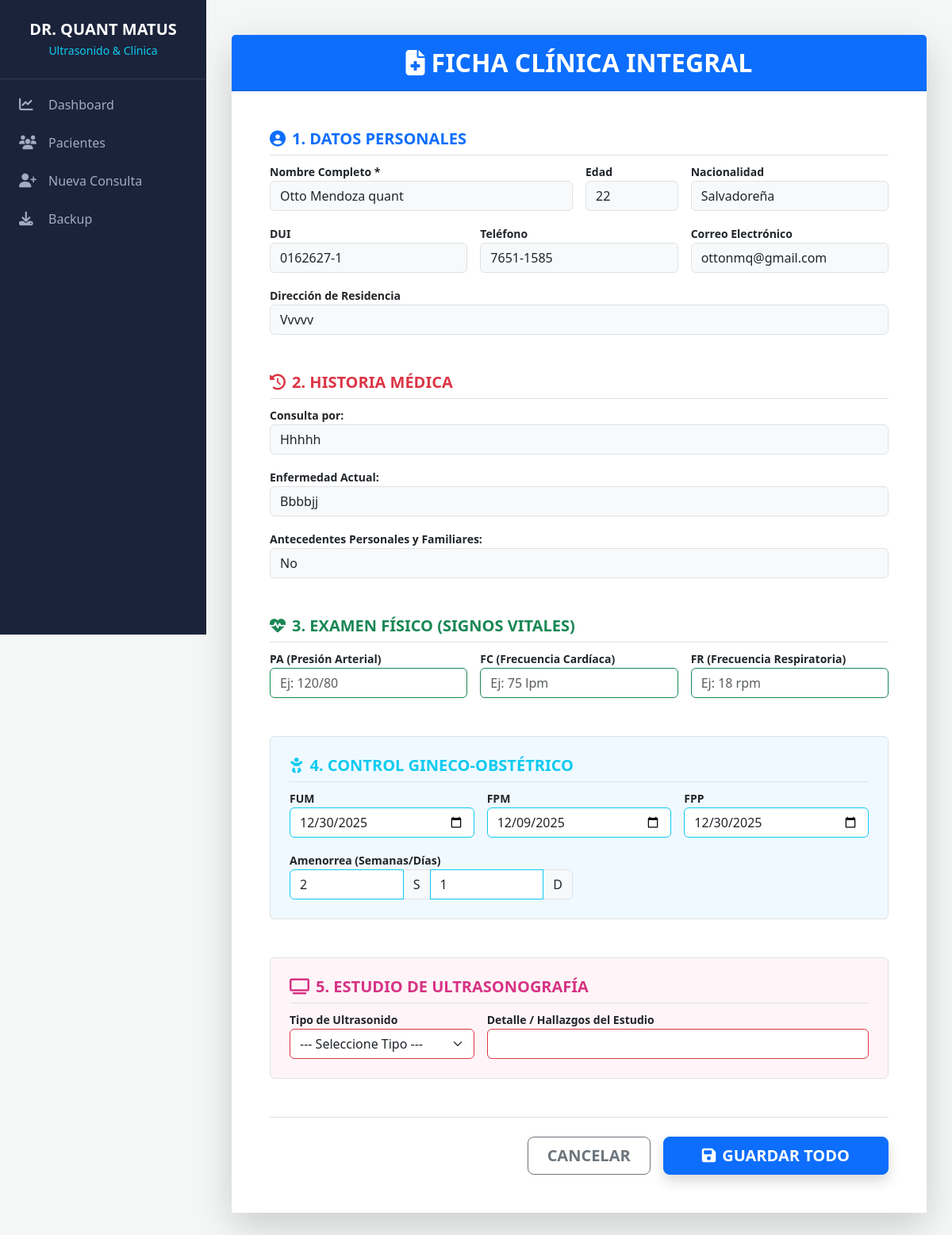
Screenshot of /editar/1/ with the database file from the repository.
### consultorio/models.py (models this page shows, shortened)
class Paciente(models.Model):
    nombre = models.CharField(max_length=200)
    edad = models.IntegerField(null=True, blank=True)
    nacionalidad = models.CharField(max_length=100, default='Salvadoreña')
    dui = models.CharField(max_length=20, null=True, blank=True)
    telefono = models.CharField(max_length=20, null=True, blank=True)
    correo = models.EmailField(null=True, blank=True)
    direccion = models.CharField(max_length=255, null=True, blank=True)
    consulta_por = models.CharField(max_length=255, null=True, blank=True)
    enfermedad_actual = models.CharField(max_length=255, null=True, blank=True)
    antecedentes_personales_familiares = models.CharField(max_length=255, null=True, blank=True)
    pa = models.CharField(max_length=20, null=True, blank=True)
    fc = models.CharField(max_length=20, null=True, blank=True)
    fr = models.CharField(max_length=20, null=True, blank=True)
    fum = models.DateField(null=True, blank=True)
    fpm = models.DateField(null=True, blank=True)
    fpp = models.DateField(null=True, blank=True)
    amenorrea_semanas = models.IntegerField(default=0)
    amenorrea_dias = models.IntegerField(default=0)
    OPCIONES_ULTRA = [
        ('Obstétrico', 'Obstétrico'),
        ('Pélvico', 'Pélvico'),
        ('Abdominal', 'Abdominal'),
        ('Transvaginal', 'Transvaginal'),
        ('Renal', 'Renal'),
        ('Mama', 'Mama'),
        ('Prostático', 'Prostático'),
    ]
    tipo_ultrasonido = models.CharField(max_length=50, choices=OPCIONES_ULTRA, null=True, blank=True)
    detalle_ultrasonido = models.CharField(max_length=255, null=True, blank=True) # Para hallazgos cortos

### consultorio/views.py (the view, shortened to what this page needs)
# urls.py: path('editar/<int:pk>/', views.form_paciente, name='editar_paciente'),
def form_paciente(request, pk=None):
    p = get_object_or_404(Paciente, pk=pk) if pk else None
    return render(request, 'form_pacientes.html', {'p': p})

### consultorio/templates/form_pacientes.html (shortened to what this page needs)
{% extends 'base.html' %}
{% block content %}
<div class="container py-4">
    <div class="card shadow-lg border-0" style="border-radius: 15px;">
        <div class="card-header bg-primary text-white text-center py-3">
            <h2 class="fw-bold mb-0"><i class="fas fa-file-medical me-2"></i>FICHA CLÍNICA INTEGRAL</h2>
        </div>
        <div class="card-body p-4 p-md-5 bg-white">
            <form method="POST" id="miFormulario">
                <div class="mb-5">
                    <h5 class="text-primary fw-bold border-bottom pb-2"><i class="fas fa-user-circle me-2"></i>1. DATOS PERSONALES</h5>
                    <div class="row g-3">
                        <div class="col-md-6">
                            <label class="fw-bold small">Nombre Completo *</label>
                            <input type="text" name="nombre" class="form-control bg-light" value="{{ p.nombre|default:'' }}" required>
                        </div>
                        <div class="col-md-2">
                            <label class="fw-bold small">Edad</label>
                            <input type="number" name="edad" class="form-control bg-light" value="{{ p.edad|default:'' }}">
                        </div>
                        <div class="col-md-4">
                            <label class="fw-bold small">Nacionalidad</label>
                            <input type="text" name="nacionalidad" class="form-control bg-light" value="{{ p.nacionalidad|default:'Salvadoreña' }}">
                        </div>
                        <div class="col-md-4">
                            <label class="fw-bold small">DUI</label>
                            <input type="text" name="dui" class="form-control bg-light" value="{{ p.dui|default:'' }}">
                        </div>
                        <div class="col-md-4">
                            <label class="fw-bold small">Teléfono</label>
                            <input type="text" name="telefono" class="form-control bg-light" value="{{ p.telefono|default:'' }}">
                        </div>
                        <div class="col-md-4">
                            <label class="fw-bold small">Correo Electrónico</label>
                            <input type="email" name="correo" class="form-control bg-light" value="{{ p.correo|default:'' }}">
                        </div>
                        <div class="col-md-12">
                            <label class="fw-bold small">Dirección de Residencia</label>
                            <input type="text" name="direccion" class="form-control bg-light" value="{{ p.direccion|default:'' }}">
                        </div>
                    </div>
                </div>
                <div class="mb-5">
                    <h5 class="text-danger fw-bold border-bottom pb-2"><i class="fas fa-history me-2"></i>2. HISTORIA MÉDICA</h5>
                    <div class="row g-3">
                        <div class="col-md-12">
                            <label class="fw-bold small">Consulta por:</label>
                            <input type="text" name="consulta_por" class="form-control bg-light" value="{{ p.consulta_por|default:'' }}">
                        </div>
                        <div class="col-md-12">
                            <label class="fw-bold small">Enfermedad Actual:</label>
                            <input type="text" name="enfermedad_actual" class="form-control bg-light" value="{{ p.enfermedad_actual|default:'' }}">
                        </div>
                        <div class="col-md-12">
                            <label class="fw-bold small">Antecedentes Personales y Familiares:</label>
                            <input type="text" name="antecedentes_personales_familiares" class="form-control bg-light" value="{{ p.antecedentes_personales_familiares|default:'' }}">
                        </div>
                    </div>
                </div>
                <div class="mb-5">
                    <h5 class="text-success fw-bold border-bottom pb-2"><i class="fas fa-heartbeat me-2"></i>3. EXAMEN FÍSICO (SIGNOS VITALES)</h5>
                    <div class="row g-3">
                        <div class="col-md-4">
                            <label class="fw-bold small">PA (Presión Arterial)</label>
                            <input type="text" name="pa" class="form-control border-success" placeholder="Ej: 120/80" value="{{ p.pa|default:'' }}">
                        </div>
                        <div class="col-md-4">
                            <label class="fw-bold small">FC (Frecuencia Cardíaca)</label>
                            <input type="text" name="fc" class="form-control border-success" placeholder="Ej: 75 lpm" value="{{ p.fc|default:'' }}">
                        </div>
                        <div class="col-md-4">
                            <label class="fw-bold small">FR (Frecuencia Respiratoria)</label>
                            <input type="text" name="fr" class="form-control border-success" placeholder="Ej: 18 rpm" value="{{ p.fr|default:'' }}">
                        </div>
                    </div>
                </div>
                <div class="mb-5 p-4 border rounded" style="background-color: #f0f9ff;">
                    <h5 class="text-info fw-bold border-bottom pb-2"><i class="fas fa-baby me-2"></i>4. CONTROL GINECO-OBSTÉTRICO</h5>
                    <div class="row g-3">
                        <div class="col-md-4">
                            <label class="fw-bold small">FUM</label>
                            <input type="date" name="fum" class="form-control border-info" value="{{ p.fum|date:'Y-m-d' }}">
                        </div>
                        <div class="col-md-4">
                            <label class="fw-bold small">FPM</label>
                            <input type="date" name="fpm" class="form-control border-info" value="{{ p.fpm|date:'Y-m-d' }}">
                        </div>
                        <div class="col-md-4">
                            <label class="fw-bold small">FPP</label>
                            <input type="date" name="fpp" class="form-control border-info" value="{{ p.fpp|date:'Y-m-d' }}">
                        </div>
                        <div class="col-md-6">
                            <label class="fw-bold small">Amenorrea (Semanas/Días)</label>
                            <div class="input-group">
                                <input type="number" name="amenorrea_semanas" class="form-control border-info" placeholder="S" value="{{ p.amenorrea_semanas|default:0 }}">
                                <span class="input-group-text">S</span>
                                <input type="number" name="amenorrea_dias" class="form-control border-info" placeholder="D" value="{{ p.amenorrea_dias|default:0 }}">
                                <span class="input-group-text">D</span>
                            </div>
                        </div>
                    </div>
                </div>
                <div class="mb-5 p-4 border rounded" style="background-color: #fff5f8;">
                    <h5 class="fw-bold border-bottom pb-2" style="color: #d63384;"><i class="fas fa-tv me-2"></i>5. ESTUDIO DE ULTRASONOGRAFÍA</h5>
                    <div class="row g-3">
                        <div class="col-md-4">
                            <label class="fw-bold small">Tipo de Ultrasonido</label>
                            <select name="tipo_ultrasonido" class="form-select border-danger">
                                <option value="">--- Seleccione Tipo ---</option>
                            </select>
                        </div>
                        <div class="col-md-8">
                            <label class="fw-bold small">Detalle / Hallazgos del Estudio</label>
                            <input type="text" name="detalle_ultrasonido" class="form-control border-danger" value="{{ p.detalle_ultrasonido|default:'' }}">
                        </div>
                    </div>
                </div>
                <div class="d-flex justify-content-end gap-3 pt-4 border-top">
                    <a href="{% url 'list_pacientes' %}" class="btn btn-outline-secondary btn-lg px-4 fw-bold">CANCELAR</a>
                    <button type="submit" class="btn btn-primary btn-lg px-5 fw-bold shadow">
                        <i class="fas fa-save me-2"></i>GUARDAR TODO
                    </button>
                </div>
            </form>
        </div>
    </div>
</div>
{% endblock %}

### consultorio/templates/base.html (style rules this page uses)
:root { --primary-dark: #1a233a; --accent-blue: #00bcd4; --bg-light: #f4f7f6; }
body { background-color: var(--bg-light); font-family: 'Segoe UI', Roboto, sans-serif; margin: 0; display: flex; min-height: 100vh; }

### rows the page displays
Paciente: nombre "Otto Mendoza quant", edad "22", nacionalidad "Salvadoreña", dui "0162627-1", telefono "7651-1585", correo "ottonmq@gmail.com", direccion "Vvvvv", consulta_por "Hhhhh", enfermedad_actual "Bbbbjj", antecedentes_personales_familiares "No", fum "12/30/2025", fpm "12/09/2025", fpp "12/30/2025", amenorrea_semanas "2", amenorrea_dias "1"
